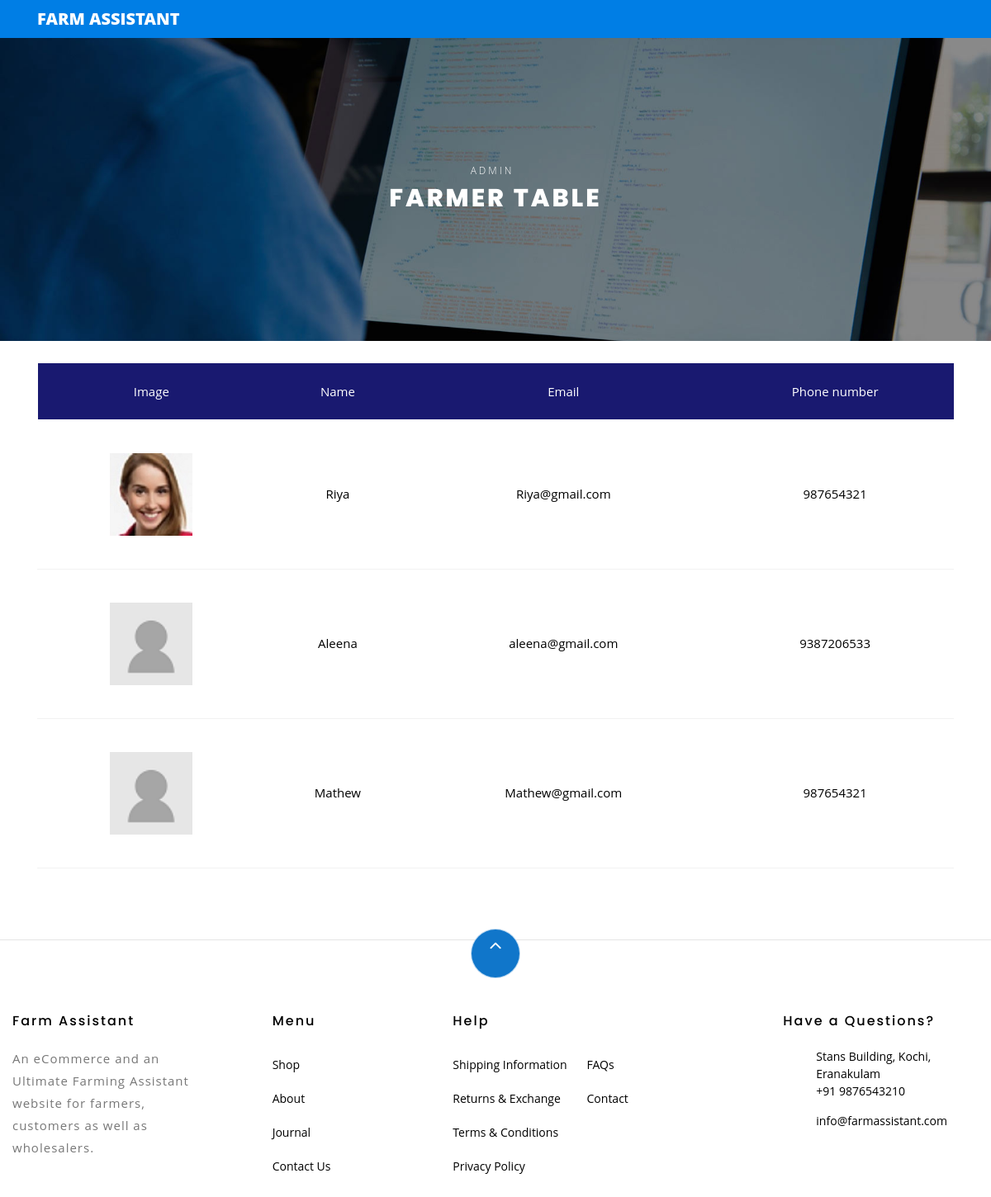
Page /user_table.php?type=Farmer on the committed database.
### tables this page shows
CREATE TABLE IF NOT EXISTS `register` (
  `name` varchar(30) NOT NULL,
  `type` varchar(10) NOT NULL,
  `email` varchar(30) NOT NULL,
  `number` varchar(11) NOT NULL,
  `psw` varchar(20) NOT NULL,
  `psw_repeat` varchar(20) NOT NULL,
  `image` varchar(20) NOT NULL,
  PRIMARY KEY (`email`)
);

### web/user_table.php (the view, shortened to what this page needs)
<!DOCTYPE html>
<html lang="en">
  <head>
   <?php
        $type=$_GET['type'];
    ?>
    <link rel="stylesheet" href="css/open-iconic-bootstrap.min.css">
    <link rel="stylesheet" href="css/animate.css">
    <link rel="stylesheet" href="css/owl.carousel.min.css">
    <link rel="stylesheet" href="css/owl.theme.default.min.css">
    <link rel="stylesheet" href="css/magnific-popup.css">
    <link rel="stylesheet" href="css/aos.css">
    <link rel="stylesheet" href="css/ionicons.min.css">
    <link rel="stylesheet" href="css/bootstrap-datepicker.css">
    <link rel="stylesheet" href="css/jquery.timepicker.css">
    <link rel="stylesheet" href="css/flaticon.css">
    <link rel="stylesheet" href="css/icomoon.css">
    <link rel="stylesheet" href="css/style.css">
<?php
   include("connection.php");
    ?>
  </head>
  <body class="goto-here">
    <nav class="navbar navbar-expand-lg navbar-dark ftco_navbar bg-dark ftco-navbar-light" id="ftco-navbar">
	    <div class="container">
	      <a class="navbar-brand"  href="#">Farm Assistant</a>
	    </div>
	  </nav>
    <div class="hero-wrap hero-bread" style="background-image: url('images/progress.jpg');">
      <div class="container">
        <div class="row no-gutters slider-text align-items-center justify-content-center">
          <div class="col-md-9 ftco-animate text-center">
            <p class="breadcrumbs"><span class="mr-2"><a href="admin/admin-main-page.html">ADMIN</a></span></p>
            <h1 class="mb-0 bread"><?php echo $type; ?> Table</h1>
          </div>
        </div>
      </div>
    </div>
 <br>
        <div class="container">
    			<div class="col-md-30 ftco-animate">
    				<div class="cart-list">
	    				<table class="table">
						    <thead class="thead-primary">
						      <tr class="text-center">
						        <th>Image</th>
						        <th>Name</th>
						        <th>Email</th>
						        <th>Phone number</th>
						      </tr>
                </thead>
						    <tbody>
                <?php
                $sql= "SELECT * FROM register WHERE type= '$type'";
                $a=mysqli_query($conn,$sql);
                while($row=mysqli_fetch_array($a))
                {
                ?>
						      <tr class="text-center">
                      <td class="image-prod"><div class="img" style="background-image:url(<?php echo $row["image"]; ?>);"></div></td>
                                  <td class="price"><?php echo $row["name"]; ?></td>
                                    <td class="price"><?php echo $row["email"]; ?></td>
                                    <td class="price"><?php echo $row["number"]; ?></td>
                  </tr>
                  <?php
                             }
                              ?>
						    </tbody>
						  </table>
					  </div>
    			</div>
    		</div>
			<br><br><hr>
    <footer class="ftco-footer ftco-section">
      	<div class="row">
      		<div class="mouse">
						<a href="#" class="mouse-icon">
							<div class="mouse-wheel"><span class="ion-ios-arrow-up"></span></div>
						</a>
					</div>
      	</div>
        <div class="row mb-5">
           <div class="col-md">
            <div class="ftco-footer-widget mb-4">
              <h2 class="ftco-heading-2">Farm Assistant</h2>
              <p>An eCommerce and an Ultimate Farming Assistant website for farmers, customers as well as wholesalers.</p>
            </div>
          </div>
          <div class="col-md">
            <div class="ftco-footer-widget mb-4 ml-md-5">
              <h2 class="ftco-heading-2">Menu</h2>
              <ul class="list-unstyled">
                <li><a href="#" class="py-2 d-block">Shop</a></li>
                <li><a href="#" class="py-2 d-block">About</a></li>
                <li><a href="#" class="py-2 d-block">Journal</a></li>
                <li><a href="#" class="py-2 d-block">Contact Us</a></li>
              </ul>
            </div>
          </div>
          <div class="col-md-4">
             <div class="ftco-footer-widget mb-4">
              <h2 class="ftco-heading-2">Help</h2>
              <div class="d-flex">
	              <ul class="list-unstyled mr-l-5 pr-l-3 mr-4">
	                <li><a href="#" class="py-2 d-block">Shipping Information</a></li>
	                <li><a href="#" class="py-2 d-block">Returns &amp; Exchange</a></li>
	                <li><a href="#" class="py-2 d-block">Terms &amp; Conditions</a></li>
	                <li><a href="#" class="py-2 d-block">Privacy Policy</a></li>
	              </ul>
	              <ul class="list-unstyled">
	                <li><a href="#" class="py-2 d-block">FAQs</a></li>
	                <li><a href="#" class="py-2 d-block">Contact</a></li>
	              </ul>
	            </div>
            </div>
          </div>
          <div class="col-md">
            <div class="ftco-footer-widget mb-4">
            	<h2 class="ftco-heading-2">Have a Questions?</h2>
            	<div class="block-23 mb-3">
	              <ul>
	                <li><span class="icon icon-map-marker"></span><span class="text">Stans Building, Kochi, Eranakulam</span></li>
	                <li><a href="#"><span class="icon icon-phone"></span><span class="text">+91 9876543210</span></a></li>
	                <li><a href="#"><span class="icon icon-envelope"></span><span class="text">info@farmassistant.com</span></a></li>
	              </ul>
	            </div>
            </div>
          </div>
        </div>
    </footer>
  </body>
</html>

### web/css/icomoon.css (style rules this page uses)
[class^="icon-"], [class*=" icon-"] { font-family: 'icomoon' !important; speak: none; font-style: normal; font-weight: normal; font-variant: normal; text-transform: none; line-height: 1; -webkit-font-smoothing: antialiased; -moz-osx-font-smoothing: grayscale; }
.icon-map-marker:before { content: "\f041"; }
.icon-phone:before { content: "\f095"; }
.icon-envelope:before { content: "\f0e0"; }

### rows in the picture
register: image (picture), name "Riya", email "Riya@gmail.com", number "987654321"
register: image (placeholder picture), name "Aleena", email "aleena@gmail.com", number "9387206533"
register: image (placeholder picture), name "Mathew", email "Mathew@gmail.com", number "987654321"

### other values in the picture
$type "FARMER"
